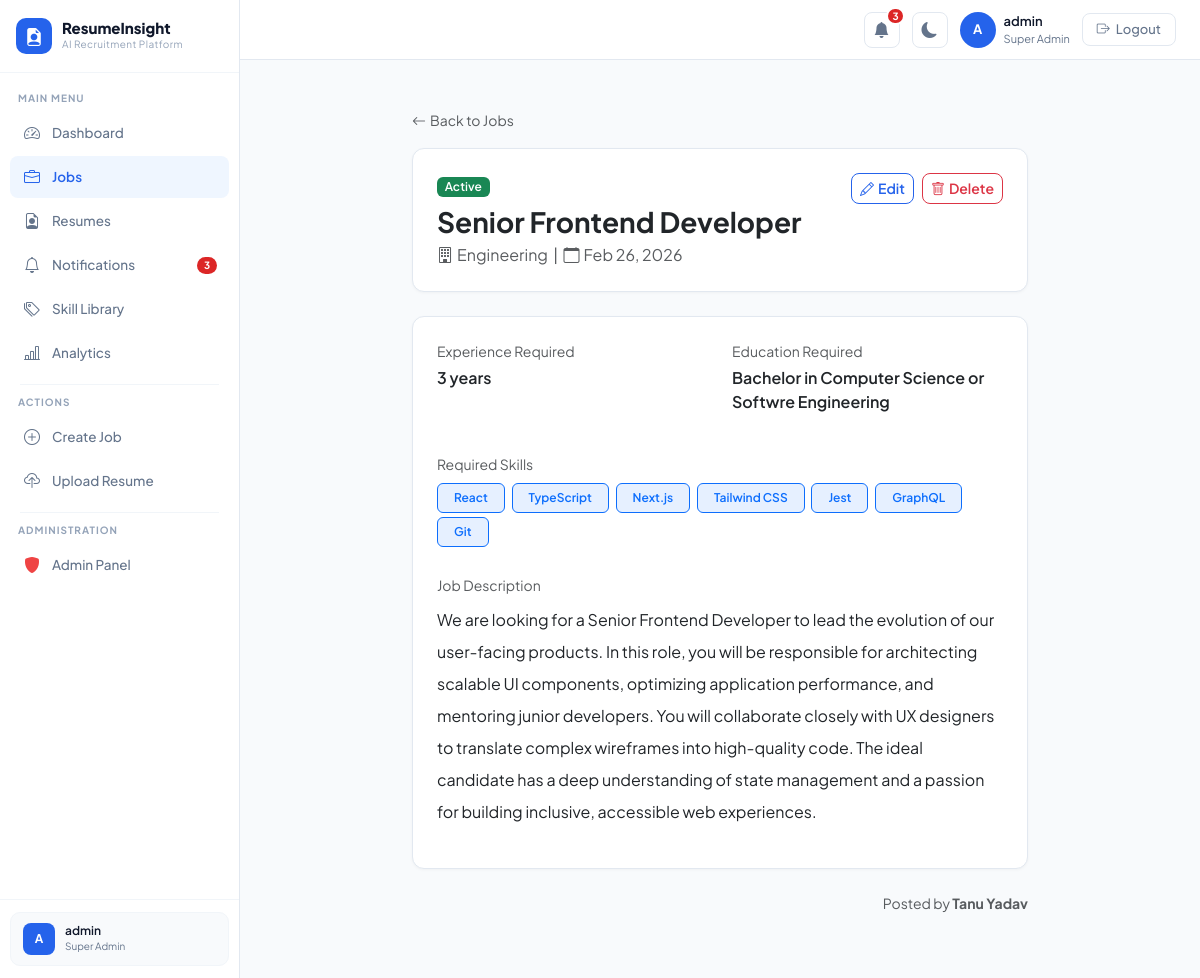
Screenshot of /jobs/3/ (signed in) with the database file from the repository.
### core/models.py (models this page shows, shortened)
class User(AbstractUser):
    ROLE_CHOICES = [
        ('hr_manager', 'HR Manager'),
        ('super_admin', 'Super Admin'),
    ]
    role = models.CharField(
        max_length=20,
        choices=ROLE_CHOICES,
        default='hr_manager'
    )
    profile_picture = models.ImageField(
        upload_to='profile_pics/',
        null=True,
        blank=True
    )
    def is_super_admin(self):
        return self.role == 'super_admin'

class JobDescription(models.Model):
    STATUS_CHOICES = [
        ('active', 'Active'),
        ('closed', 'Closed'),
        ('draft', 'Draft'),
    ]
    created_by = models.ForeignKey(
        User,
        on_delete=models.CASCADE,
        related_name='job_descriptions'
    )
    title           = models.CharField(max_length=255)
    department      = models.CharField(max_length=100, blank=True)
    description     = models.TextField()
    required_skills = models.TextField(
        help_text="Comma-separated list of required skills. e.g. Python, Django, SQL"
    )
    experience_required = models.CharField(
        max_length=100,
        blank=True,
        help_text="e.g. 2-3 years"
    )
    education_required = models.CharField(
        max_length=255,
        blank=True,
        help_text="e.g. Bachelor's in Computer Science"
    )
    status = models.CharField(
        max_length=10,
        choices=STATUS_CHOICES,
        default='active'
    )
    skill_weight = models.FloatField(
        default=0.50,
        help_text="Weight for skill overlap (default 50%)"
    )
    semantic_weight = models.FloatField(
        default=0.20,
        help_text="Weight for semantic similarity (default 20%)"
    )
    education_weight = models.FloatField(
        default=0.20,
        help_text="Weight for education match (default 20%)"
    )
    experience_weight = models.FloatField(
        default=0.10,
        help_text="Weight for experience match (default 10%)"
    )
    created_at = models.DateTimeField(auto_now_add=True)
    updated_at = models.DateTimeField(auto_now=True)
    def get_skills_list(self):
        return [skill.strip() for skill in self.required_skills.split(',')]

### core/views.py (the view)
# urls.py: path('jobs/<int:pk>/',        views.job_detail_view, name='job_detail'),
@login_required
def job_detail_view(request, pk):
    job = get_object_or_404(JobDescription, pk=pk)
    return render(request, 'jobs/job_detail.html', {
        'job': job,
        'skills_list': job.get_skills_list()
    })

### templates/jobs/job_detail.html (shortened to what this page needs)
{% extends 'layout.html' %}
{% block page_content %}
<div class="container py-5">
    <div class="row justify-content-center">
        <div class="col-md-8">
            <a href="{% url 'job_list' %}" class="text-decoration-none text-muted small">
                <i class="bi bi-arrow-left me-1"></i>Back to Jobs
            </a>
            <div class="card border-0 shadow-sm rounded-3 p-4 mt-3 mb-4">
                <div class="d-flex justify-content-between align-items-start">
                    <div>
                        <span class="badge
                            {% if job.status == 'active' %}bg-success
                            {% elif job.status == 'draft' %}bg-warning text-dark
                            {% else %}bg-secondary{% endif %} mb-2">
                            {{ job.get_status_display }}
                        </span>
                        <h3 class="fw-bold mb-1">{{ job.title }}</h3>
                        <p class="text-muted mb-0">
                            <i class="bi bi-building me-1"></i>{{ job.department|default:"No Department" }}
                            &nbsp;|&nbsp;
                            <i class="bi bi-calendar me-1"></i>{{ job.created_at|date:"M d, Y" }}
                        </p>
                    </div>
                    <div class="d-flex gap-2">
                        <a href="{% url 'job_edit' job.pk %}"
                           class="btn btn-outline-primary btn-sm">
                            <i class="bi bi-pencil me-1"></i>Edit
                        </a>
                        <button class="btn btn-outline-danger btn-sm"
                                data-bs-toggle="modal" data-bs-target="#deleteModal">
                            <i class="bi bi-trash me-1"></i>Delete
                        </button>
                    </div>
                </div>
            </div>
            <div class="card border-0 shadow-sm rounded-3 p-4 mb-4">
                <div class="row mb-4">
                    <div class="col-md-6">
                        <p class="text-muted small mb-1">Experience Required</p>
                        <p class="fw-semibold">
                            {{ job.experience_required|default:"Not specified" }}
                        </p>
                    </div>
                    <div class="col-md-6">
                        <p class="text-muted small mb-1">Education Required</p>
                        <p class="fw-semibold">
                            {{ job.education_required|default:"Not specified" }}
                        </p>
                    </div>
                </div>
                <div class="mb-4">
                    <p class="text-muted small mb-2">Required Skills</p>
                    <div>
                        {% for skill in skills_list %}
                            <span class="badge bg-primary bg-opacity-10
                                         text-primary border border-primary
                                         me-1 mb-1 px-3 py-2">
                                {{ skill }}
                            </span>
                        {% endfor %}
                    </div>
                </div>
                <div>
                    <p class="text-muted small mb-2">Job Description</p>
                    <p class="lh-lg">{{ job.description }}</p>
                </div>
            </div>
            <p class="text-muted small text-end">
                Posted by <strong>{{ job.created_by.get_full_name|default:job.created_by.username }}</strong>
            </p>
        </div>
    </div>
</div>
{% endblock %}

### templates/layout.html (shortened to what this page needs)
{% extends 'base.html' %}
{% block content %}
<aside class="sidebar">
    <div class="sidebar-brand">
        <a href="{% url 'dashboard' %}" class="brand-logo">
            <div class="brand-icon"><i class="bi bi-file-earmark-person-fill"></i></div>
            <div>
                <div class="brand-text">ResumeInsight</div>
                <div class="brand-sub">AI Recruitment Platform</div>
            </div>
        </a>
    </div>
    <nav class="sidebar-nav">
        <div class="nav-label">Main Menu</div>
        <a href="{% url 'dashboard' %}"
           class="nav-item {% if request.resolver_match.url_name == 'dashboard' %}active{% endif %}">
            <i class="bi bi-speedometer2 nav-icon"></i> Dashboard
        </a>
        <a href="{% url 'job_list' %}"
           class="nav-item {% if 'job' in request.resolver_match.url_name %}active{% endif %}">
            <i class="bi bi-briefcase nav-icon"></i> Jobs
        </a>
        <a href="{% url 'resume_list' %}"
           class="nav-item {% if 'resume' in request.resolver_match.url_name %}active{% endif %}">
            <i class="bi bi-file-earmark-person nav-icon"></i> Resumes
        </a>
        <a href="{% url 'notifications' %}"
           class="nav-item {% if request.resolver_match.url_name == 'notifications' %}active{% endif %}">
            <i class="bi bi-bell nav-icon"></i>
            Notifications
            <span class="sidebar-notif-badge" id="sidebarNotifBadge"></span>
        </a>
        <a href="{% url 'skill_library' %}"
   class="nav-item {% if request.resolver_match.url_name == 'skill_library' %}active{% endif %}">
    <i class="bi bi-tags nav-icon"></i> Skill Library
</a>
        <a href="{% url 'analytics' %}"
            class="nav-item {% if request.resolver_match.url_name == 'analytics' %}active{% endif %}">
             <i class="bi bi-bar-chart-line nav-icon"></i> Analytics
        </a>
        <div class="sidebar-divider"></div>
        <div class="nav-label">Actions</div>
        <a href="{% url 'job_create' %}" class="nav-item">
            <i class="bi bi-plus-circle nav-icon"></i> Create Job
        </a>
        <a href="{% url 'resume_upload' %}" class="nav-item">
            <i class="bi bi-cloud-upload nav-icon"></i> Upload Resume
        </a>
        {% if request.user.is_super_admin %}
        <div class="sidebar-divider"></div>
        <div class="nav-label">Administration</div>
        <a href="{% url 'admin_dashboard' %}" class="nav-item
            {% if 'admin' in request.resolver_match.url_name %}active{% endif %}">
            <i class="bi bi-shield-fill nav-icon" style="color:#EF4444;"></i>
            Admin Panel
        </a>
        {% endif %}
    </nav>
    <div class="sidebar-footer">
        <div class="user-card">
            <div class="user-card-avatar">
                {{ request.user.first_name|first|default:request.user.username|first|upper }}
            </div>
            <div>
                <div class="user-card-name">
                    {{ request.user.get_full_name|default:request.user.username }}
                </div>
                <div class="user-card-role">{{ request.user.get_role_display }}</div>
            </div>
        </div>
    </div>
</aside>
<header class="topbar">
    <a href="{% url 'notifications' %}" class="bell-wrap" title="Notifications">
        <i class="bi bi-bell-fill"></i>
        <span class="notif-badge" id="notifBadge" style="display:none;"></span>
    </a>
    <button class="dark-toggle" id="darkToggle" title="Toggle Dark Mode">
        <i class="bi bi-moon-fill" id="darkIcon"></i>
    </button>
    <div class="d-flex align-items-center gap-2">
        <div class="user-avatar">
            {{ request.user.first_name|first|default:request.user.username|first|upper }}
        </div>
        <div>
            <div class="topbar-user-name">
                {{ request.user.get_full_name|default:request.user.username }}
            </div>
            <div class="topbar-user-role">{{ request.user.get_role_display }}</div>
        </div>
    </div>
    <a href="{% url 'logout' %}" class="btn-logout">
        <i class="bi bi-box-arrow-right"></i> Logout
    </a>
</header>
<main class="main-wrapper">
    {% block page_content %}{% endblock %}
</main>
{% endblock %}

### templates/base.html (style rules this page uses)
body { font-family: 'Plus Jakarta Sans', sans-serif; background: #F8FAFC; }
.btn { font-family: 'Plus Jakarta Sans', sans-serif; font-weight: 600; border-radius: 8px !important; }

### rows the page displays
User: user.first_name|first "A", user.get_full_name "admin", user.role "Super Admin"
JobDescription: status "Active", title "Senior Frontend Developer", department "Engineering", created_at "Feb 26, 2026", experience_required "3 years", education_required "Bachelor in Computer Science or Softwre Engineering", description "We are looking for a Senior Frontend Developer to lead the evolution of our user-facing products. In this role, you will be responsible for architecting scalable UI components, optimizing application performance, and mentoring junior developers. You will collaborate closely with UX designers to translate complex wireframes into high-quality code. The ideal candidate has a deep understanding of state management and a passion for building inclusive, accessible web experiences.", created_by.get_full_name "Tanu Yadav"

### other values shown
{{ skill }} "React" "TypeScript" "Next.js" "Tailwind CSS" "Jest" "GraphQL" "Git"
